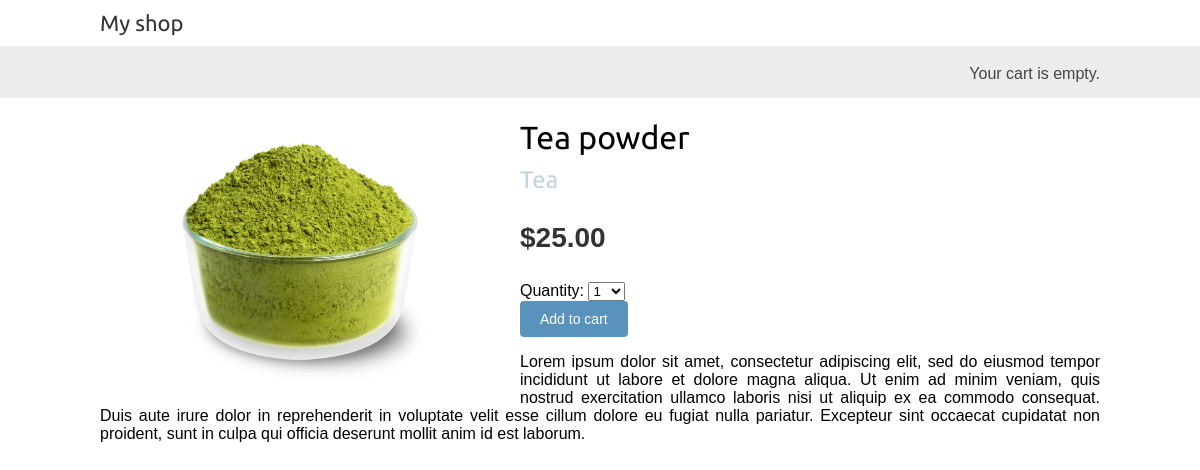
/3/tea-powder/, run on the app's committed database.
### shop/models.py (models this page shows, shortened)
class Product(models.Model):
    category = models.ForeignKey(Category,related_name='products',on_delete=models.CASCADE)
    name = models.CharField(max_length=200)
    slug = models.SlugField(max_length=200)
    image = models.ImageField(upload_to='products/%Y/%m/%d',blank=True)
    description = models.TextField(blank=True)
    price = models.DecimalField(max_digits=10,decimal_places=2)
    available=models.BooleanField(default=True)
    created = models.DateTimeField(auto_now_add=True)
    updated = models.DateTimeField(auto_now = True)
    class Meta:
        ordering = ['name']
        indexes = [
            models.Index(fields=['id','slug']),
            models.Index(fields=['name']),
            models.Index(fields=['-created']),
        ]

class Category(models.Model):
    name = models.CharField(max_length=200)
    slug = models.SlugField(max_length=200,unique=True)
    class Meta:
        ordering  = ['name']
        indexes = [models.Index(fields=['name']),]
        verbose_name = 'category'
        verbose_name_plural = 'categories'
    def __str__(self):
        return self.name
    def get_absolute_url(self):
        return reverse("shop:product_list_by_category", args=[self.slug])

### shop/views.py (the view)
# urls.py: path('<int:id>/<slug:slug>/',views.product_detail,name='product_detail'),
def product_detail(request,id,slug):
    product = get_object_or_404(Product,id=id,slug=slug,available=True)
    cart_product_form = CartAddProductForm()
    return render(request,'shop/product/detail.html',{'product':product,'cart_product_form':cart_product_form})

### cart/forms.py
class CartAddProductForm(forms.Form):
    quantity = forms.TypedChoiceField(choices = PRODUCT_QUANTITY_CHOICES,coerce=int)
    override = forms.BooleanField(required=False,initial=False,widget=forms.HiddenInput)

### cart/cart.py (called while the page is built)
    def __len__(self):
        return sum(item['quantity'] for item in self.cart.values())

### cart/context_processors.py (called while the page is built)
def cart(request):
    return {'cart': Cart(request)}

### shop/templates/shop/product/detail.html (shortened to what this page needs)
{% extends 'shop/base.html' %} {% load static %}  {% block content %}
<div class="product-detail">
  <img
    src="{% if product.image %}{{ product.image.url }}{% else %}{% static 'img/no_img.png' %}{% endif %}"
  />
  <h1>{{ product.name }}</h1>
  <h2>
    <a href="{{ product.category.get_absolute_url }}">{{ product.category }}</a>
  </h2>
  <p class="price">${{ product.price }}</p>
  <form action="{% url 'cart:cart_add' product.id %}" method="post">
    {{ cart_product_form }} {% csrf_token %}
    <input type="submit" value="Add to cart" />
  </form>
  {{ product.description|linebreaks }}
</div>
{% endblock content %}

### shop/static/css/base.css (style rules this page uses)
body { margin:0; padding:0; font-family:helvetica, sans-serif; }
h1, h2, h3, h4, h5 , h6 { font-family: 'Ubuntu', sans-serif; font-weight:normal; }
a { text-decoration:none; color:#c3d4df; }
a.button, input[type="submit"] { color:#fff; background:#5993bb; border-radius:4px; padding:10px 20px; font-size:14px; border:0; }
.product-detail { text-align:justify; }
.product-detail .price { color:#333; font-size:28px; font-weight:bold; }
.product-detail img { width:40%; float:left; padding:0 20px 20px 0; }
.product-detail h1 { margin-bottom:0; }
.product-detail h2 { margin-top:10px; }

### data on the page
Product: image (picture), name "Tea powder", category "Tea", price "25.00", description "Lorem ipsum dolor sit amet, consectetur adipiscing elit, sed do eiusmod tempor incididunt ut labore et dolore magna aliqua. Ut enim ad minim veniam, quis nostrud exercitation ullamco laboris nisi ut aliquip ex ea commodo consequat. Duis aute irure dolor in reprehenderit in voluptate velit esse cillum dolore eu fugiat nulla pariatur. Excepteur sint occaecat cupidatat non proident, sunt in culpa qui officia deserunt mollit anim id est laborum."
